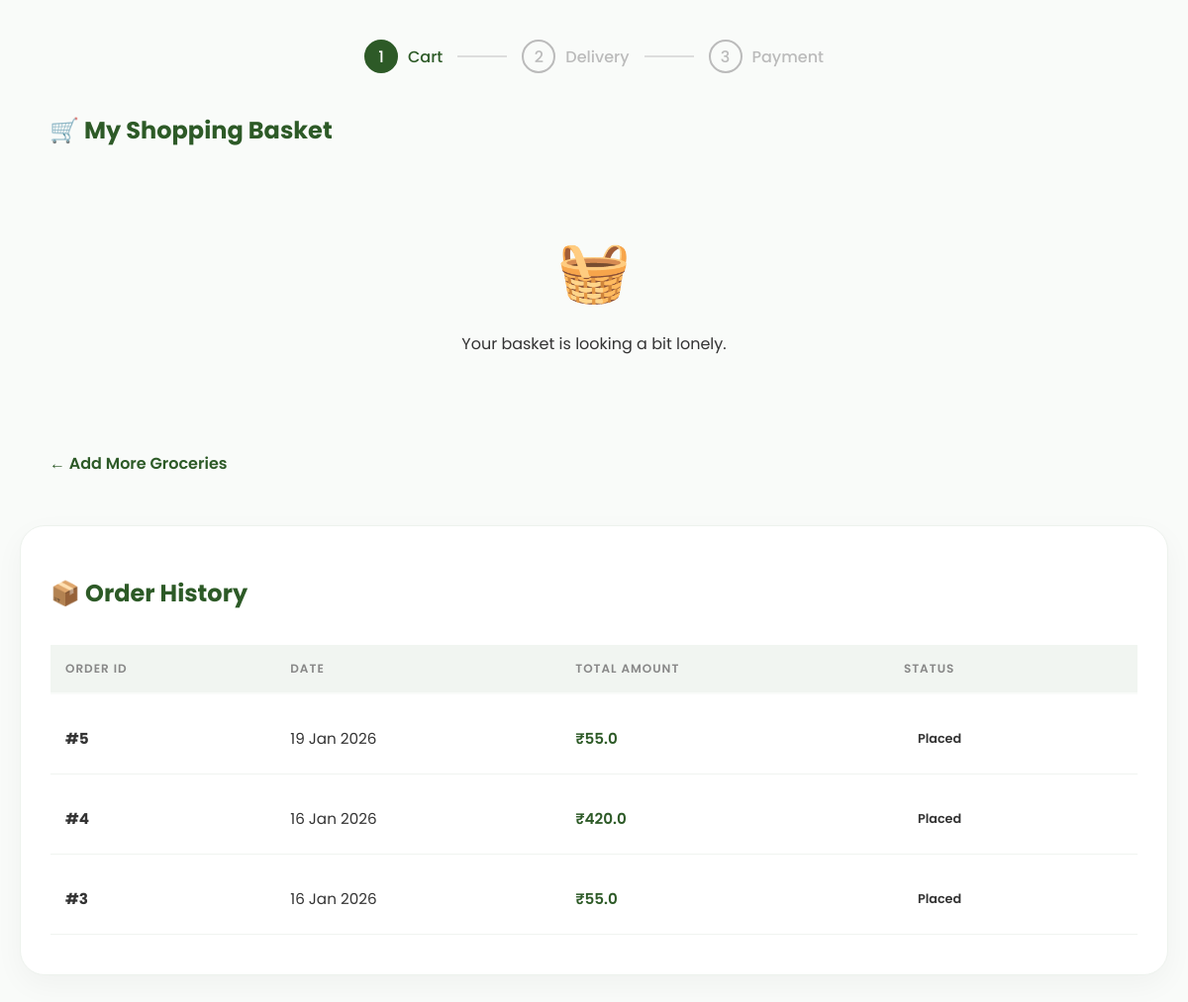
/cart (signed in), run on an earlier commit of the app's database.
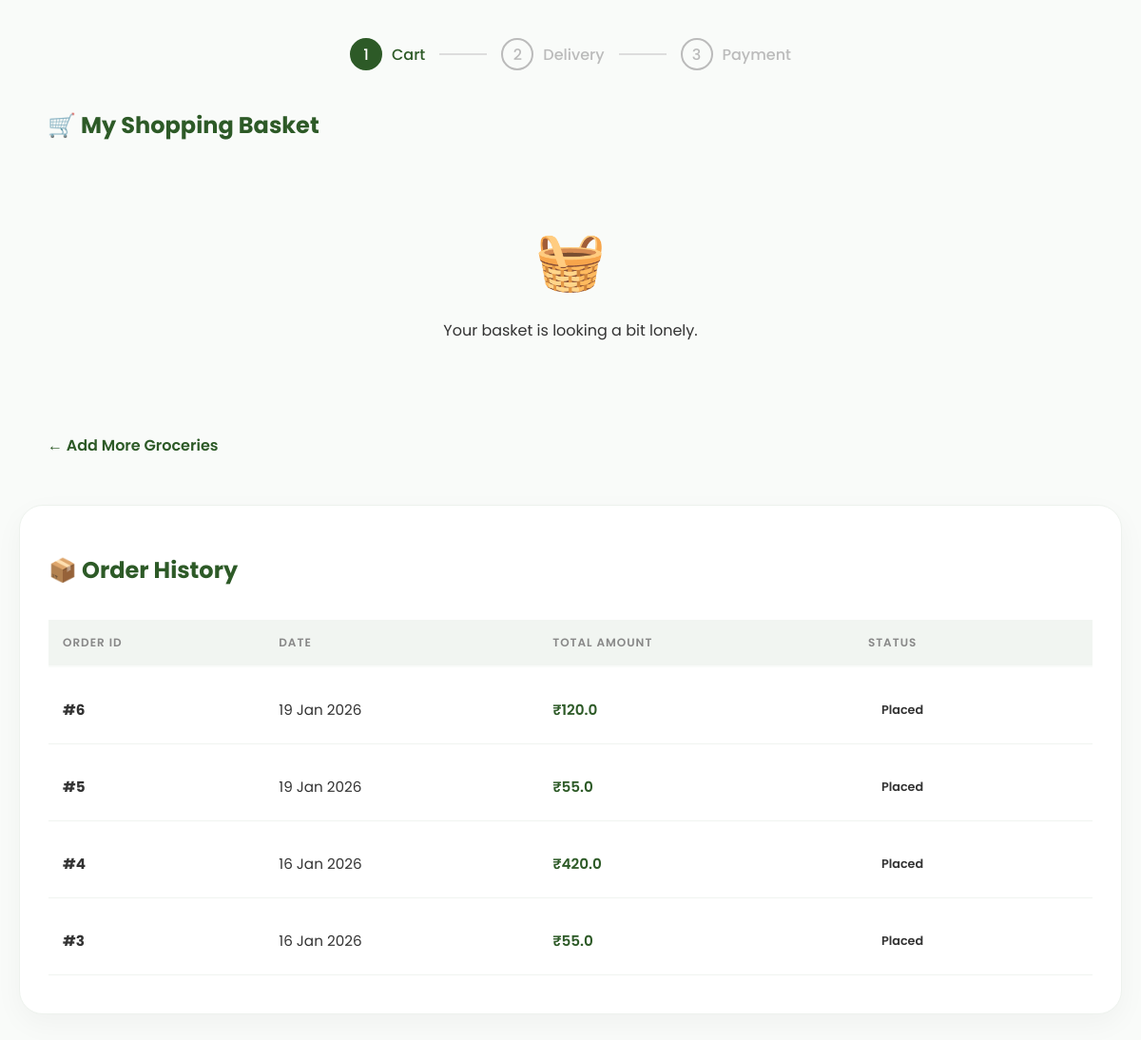
And on a later commit of the database.
### app.py (models this page shows)
class Order(db.Model):
    __tablename__ = 'orders'
    id = db.Column(db.Integer, primary_key=True)
    user_id = db.Column(db.Integer, db.ForeignKey('customer.id'))
    total_amount = db.Column(db.Float)
    status = db.Column(db.String(20), default='Placed')
    customer = db.relationship('Customer')
    items = db.relationship('OrderItem', backref='order')
    date = db.Column(db.DateTime, default=datetime.utcnow)

### app.py (the view)
@app.route("/cart")
def cart():
    if 'user_id' not in session:
        return redirect(url_for('login'))
    user_id = session['user_id']
    cart_items = Cart.query.filter_by(user_id=user_id).all()
    orders = Order.query.filter_by(user_id=user_id).order_by(Order.id.desc()).all()
    total = 0
    for item in cart_items:
        item.unit_price = fine(item.product.price)   # numeric price
        item.item_total = item.unit_price * item.quantity
        total += item.item_total
    return render_template(
        "cart.html",
        cart_items=cart_items,
        total= total,
        orders=orders
    )

### templates/cart.html (shortened to what the changed rows need)
<!DOCTYPE html>
<html lang="en">
<head>
    <link rel="stylesheet" href="{{ url_for('static', filename='css/cart.css') }}">
</head>
<body>
    <div class="container">
        <div class="cart-header">
            <h2>🛒 My Shopping Basket</h2>
        </div>
    </div>
    <section class="previous-orders">
        <h2>📦 Order History</h2>
        <div style="overflow-x: auto;">
            <table class="orders-table">
                <thead>
                    <tr>
                        <th>Order ID</th>
                        <th>Date</th>
                        <th>Total Amount</th>
                        <th>Status</th>
                    </tr>
                </thead>
                <tbody>
                    {% for order in orders %}
                    <tr>
                        <td class="order-id">#{{ order.id }}</td>
                        <td>{{ order.date.strftime('%d %b %Y') }}</td>
                        <td class="order-total">₹{{ order.total_amount }}</td>
                        <td>
                            <span class="status {{ order.status|lower }}">
                                {{ order.status }}
                            </span>
                        </td>
                    </tr>
                    {% endfor %}
                </tbody>
            </table>
        </div>
    </section>
</body>
</html>

What changed in the data, as far as the page shows it:
added Order: id "6", date "19 Jan 2026", total_amount "120.0", status "Placed"
